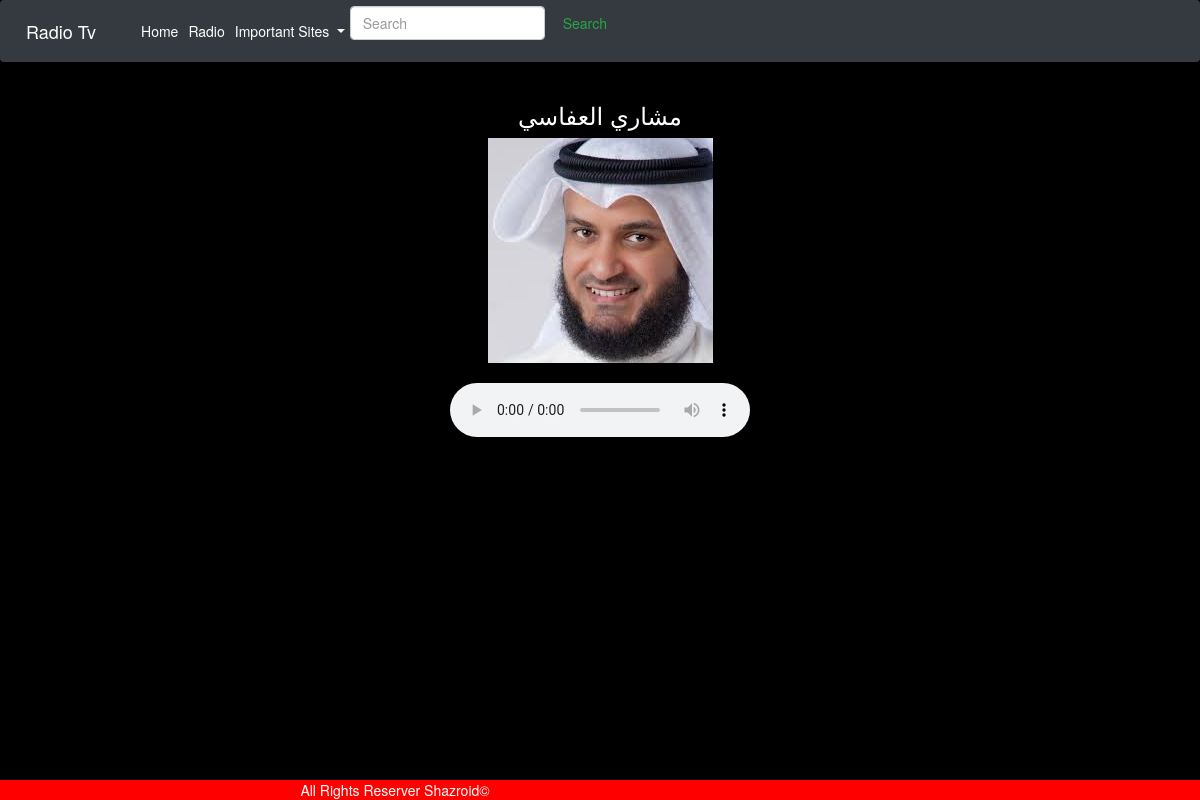
/rplayer/4, run on the app's committed database.
### app/models.py (models this page shows, shortened)
class Radio(models.Model):
    radio_name= models.CharField(max_length=100)
    radio_cat= models.CharField(max_length=100)
    radio_link= models.CharField(max_length=300)
    radio_img= models.ImageField(upload_to='radiologo', default='logo.jpg')
    class Meta:
        ordering=('-radio_name',)

### app/views.py (the view)
# urls.py: path('rplayer/<int:radio_id>', views.RadioPlayer, name='radioplayer'),
def RadioPlayer(request, radio_id):
    item=get_object_or_404(Radio,id=radio_id)
    context={
        'title':'Radio Player',
        'radioitem': item,
    }
    return render(request, 'app/radioplayer.html', context)

### app/templates/app/radioplayer.html (shortened to what this page needs)
{% extends 'app/main.html' %}
{% block content %}
<div class="row">
<div class="col-md text-center">
    <div class="title"><h3>{{radioitem.radio_name}}</h3></div>
    <div><img src="{{radioitem.radio_img.url}}" alt=""></div>
    <div style="margin:20px"><audio controls>
    <source src="{{radioitem.radio_link}}" type="audio/mpeg">
    </audio></div>
</div>
</div>
{% endblock content %}

### app/static/css/style.css (style rules this page uses)
body { font-family: "Helvetica Neue",Helvetica,Arial,sans-serif; font-size: 14px; line-height: 1.42857143; color: #333; background-color: #000; }
.title { color: white; text-align: center; }

### data on the page
Radio: radio_name "مشاري العفاسي", radio_img (picture)
